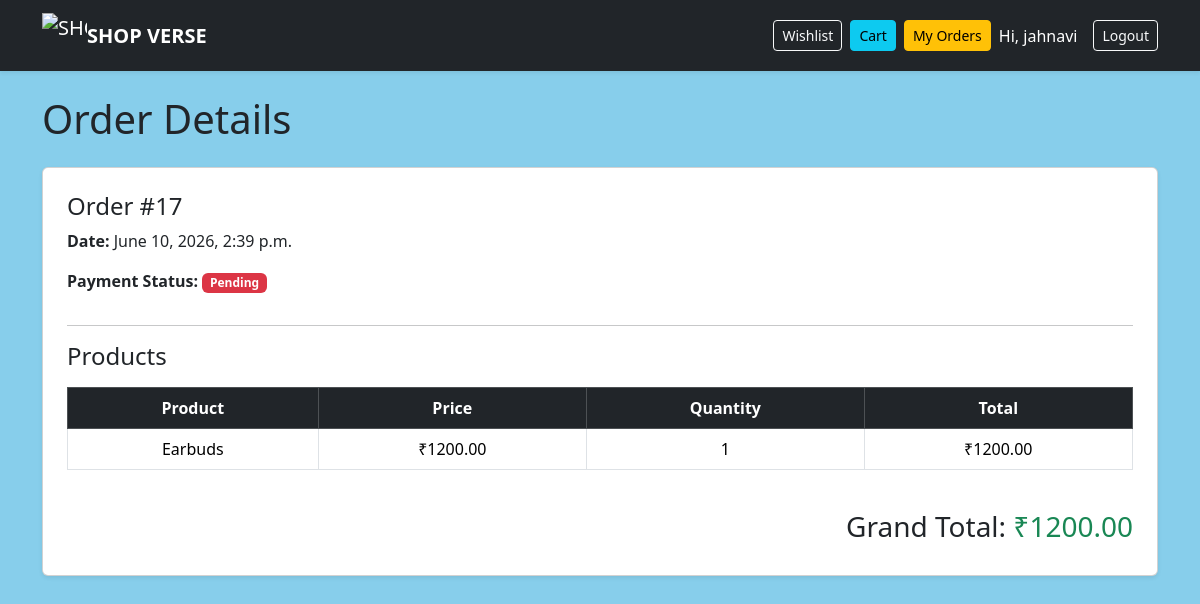
The app's page /orders/detail/17/ (signed in) with its own data.
### orders/models.py (models this page shows, shortened)
class Order(models.Model):
    user = models.ForeignKey(User, on_delete=models.CASCADE)
    full_name = models.CharField(max_length=100)
    email = models.EmailField()
    address = models.TextField()
    city = models.CharField(max_length=100)
    postal_code = models.CharField(max_length=20)
    payment_id = models.CharField(max_length=200, blank=True, null=True)
    created_at = models.DateTimeField(auto_now_add=True)
    paid = models.BooleanField(default=False)
    def get_total_cost(self):
        return sum(item.get_cost() for item in self.items.all())

class OrderItem(models.Model):
    order = models.ForeignKey(Order, related_name='items', on_delete=models.CASCADE)
    product = models.ForeignKey(Product, on_delete=models.CASCADE)
    price = models.DecimalField(max_digits=10, decimal_places=2)
    quantity = models.PositiveIntegerField(default=1)
    def get_cost(self):
        return self.price * self.quantity

### products/models.py (models this page shows, shortened)
class Product(models.Model):
    category = models.ForeignKey(Category, on_delete=models.CASCADE)
    name = models.CharField(max_length=200)
    slug = models.SlugField(unique=True)
    description = models.TextField()
    price = models.DecimalField(max_digits=10, decimal_places=2)
    image = models.ImageField(upload_to='products/')
    stock = models.PositiveIntegerField(default=0)
    available = models.BooleanField(default=True)
    created_at = models.DateTimeField(auto_now_add=True)

### orders/views.py (the view)
@login_required
def order_detail(request, order_id):
    order = get_object_or_404(
        Order,
        id=order_id,
        user=request.user
    )
    return render(
        request,
        'orders/order_detail.html',
        {
            'order': order
        }
    )

### templates/orders/order_detail.html (shortened to what this page needs)
{% extends 'base.html' %}
{% block content %}
<h1 class="mb-4">
    Order Details
</h1>
<div class="card p-4 shadow-sm">
    <h4>
        Order #{{ order.id }}
    </h4>
    <p>
        <strong>Date:</strong>
        {{ order.created_at }}
    </p>
    <p>
        <strong>Payment Status:</strong>
        {% if order.paid %}
        <span class="badge bg-success">
            Paid
        </span>
        {% else %}
        <span class="badge bg-danger">
            Pending
        </span>
        {% endif %}
    </p>
    <hr>
    <h4 class="mb-3">
        Products
    </h4>
    <table class="table table-bordered text-center">
        <thead class="table-dark">
            <tr>
                <th>Product</th>
                <th>Price</th>
                <th>Quantity</th>
                <th>Total</th>
            </tr>
        </thead>
        <tbody>
            {% for item in order.items.all %}
            <tr>
                <td>
                    {{ item.product.name }}
                </td>
                <td>
                    ₹{{ item.price }}
                </td>
                <td>
                    {{ item.quantity }}
                </td>
                <td>
                    ₹{{ item.get_cost }}
                </td>
            </tr>
            {% endfor %}
        </tbody>
    </table>
    <h3 class="text-end mt-4">
        Grand Total:
        <span class="text-success">
            ₹{{ order.get_total_cost }}
        </span>
    </h3>
</div>
{% endblock %}

### templates/base.html (shortened to what this page needs)
{% load static %}
<!DOCTYPE html>
<html lang="en">
<head>
    <link href="https://cdn.jsdelivr.net/npm/bootstrap@5.3.3/dist/css/bootstrap.min.css"
          rel="stylesheet">
</head>
<body style="background-color: #87ceeb !important; min-height: 100vh;">
<nav class="navbar navbar-dark bg-dark shadow-sm">
    <div class="container">
        <a class="navbar-brand d-flex align-items-center"
           href="/">
           <img src="/static/images/logo.png"
            alt="SHOP VERSE Logo"
            width="45"
            height="45">
            <span class="fw-bold">
                SHOP VERSE
            </span>
        </a>
        <div class="d-flex align-items-center">
            <a href="{% url 'wishlist_detail' %}"
               class="btn btn-outline-light btn-sm me-2">
                Wishlist
            </a>
            <div class="position-relative me-2">
                <a href="{% url 'cart_detail' %}"
                   class="btn btn-info btn-sm">
                    Cart
                </a>
            </div>
            <a href="{% url 'order_history' %}"
               class="btn btn-warning btn-sm me-2">
                My Orders
            </a>
            {% if user.is_authenticated %}
                <span class="text-white me-3">
                    Hi, {{ user.username }}
                </span>
                <form method="post"
                      action="{% url 'logout' %}"
                      style="display:inline;">
                    <button class="btn btn-outline-light btn-sm">
                        Logout
                    </button>
                </form>
            {% endif %}
        </div>
    </div>
</nav>
<div class="container mt-4">
    {% block content %}
    {% endblock %}
</div>
</body>
</html>

### templates/base.html (style rules this page uses)
body { background-color: #e6f2ff !important; min-height: 100vh; }

### records on screen
Order: id "17", created_at "June 10, 2026, 2:39 p.m.", get_total_cost "1200.00"
OrderItem: product.name "Earbuds", price "1200.00", quantity "1", get_cost "1200.00"

### other values on screen
{{ user.username }} "jahnavi"
